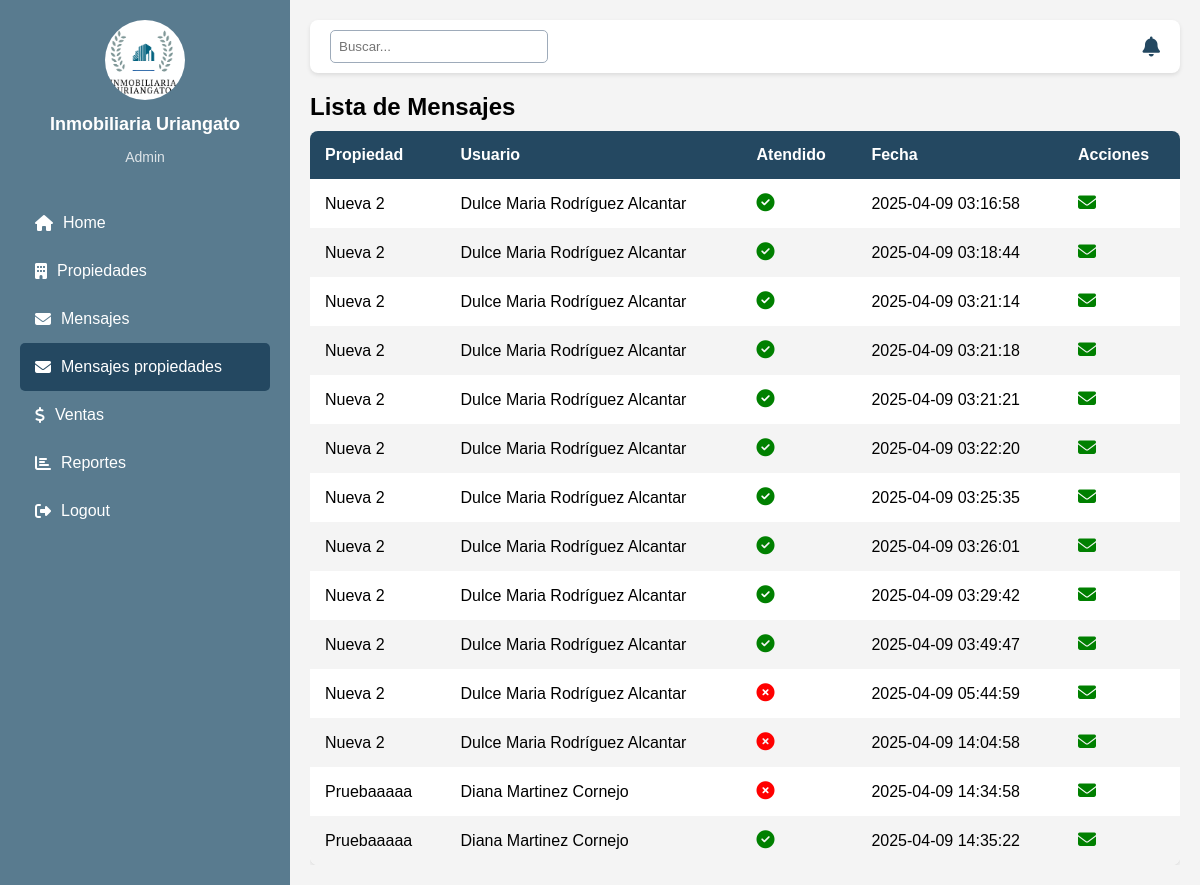
Page /Inmobiliaria/Admin/Mensajes_prop.php on the committed database.
### tables this page shows
CREATE TABLE `solicitudes_contacto_user` (
  `id` int(11) NOT NULL,
  `id_propiedad` int(11) NOT NULL,
  `id_usuario` int(11) NOT NULL,
  `fecha` timestamp NULL DEFAULT current_timestamp(),
  `respondido` tinyint(1) DEFAULT 0
);

CREATE TABLE `propiedades` (
  `id` int(11) NOT NULL,
  `titulo` varchar(255) NOT NULL,
  `descripcion` text NOT NULL,
  `tipo` varchar(50) NOT NULL,
  `precio` decimal(10,2) DEFAULT NULL,
  `ubicacion` varchar(255) DEFAULT NULL,
  `ancho` decimal(10,2) DEFAULT NULL,
  `largo` decimal(10,2) DEFAULT NULL,
  `area` float DEFAULT NULL,
  `num_habitaciones` int(11) DEFAULT NULL,
  `num_banos` int(11) DEFAULT NULL,
  `estacionamiento` int(11) DEFAULT NULL,
  `estado` enum('Disponible','Vendido','Rentado') DEFAULT NULL,
  `fecha_registro` timestamp NULL DEFAULT current_timestamp(),
  `id_usuario` int(11) DEFAULT NULL,
  `descuento` decimal(10,2) DEFAULT NULL
);

CREATE TABLE `usuarios` (
  `id` int(11) NOT NULL,
  `nombre` varchar(255) NOT NULL,
  `email` varchar(255) NOT NULL,
  `telefono` varchar(20) DEFAULT NULL,
  `contrasena` varchar(255) NOT NULL,
  `tipo` enum('admin','cliente') NOT NULL,
  `fecha_registro` timestamp NULL DEFAULT current_timestamp()
);

### Inmobiliaria/Admin/Mensajes_prop.php (the view, shortened to what this page needs)
<?php
include("../Datos/Conexion.php");
$sql = "SELECT
            s.id,
            s.id_propiedad,
            s.id_usuario,
            s.fecha,
            s.respondido,
            p.titulo AS propiedad_nombre,
            u.nombre AS usuario_nombre,
            u.telefono AS usuario_telefono
        FROM solicitudes_contacto_user s
        JOIN propiedades p ON s.id_propiedad = p.id
        JOIN usuarios u ON s.id_usuario = u.id";
$result = $conn->query($sql);
?>
<!DOCTYPE html>
<html lang="es">
<head>
    <link rel="stylesheet" href="css/propiedades.css">
    <link rel="stylesheet" href="https://cdnjs.cloudflare.com/ajax/libs/font-awesome/6.4.2/css/all.min.css">
</head>
<body>
    <aside class="sidebar">
        <div class="logo">
            <img src="../Vista/imgs/logo.png" alt="Inmobiliaria Uriangato">
            <h2>Inmobiliaria Uriangato</h2>
            <p>Admin</p>
        </div>
        <nav>
            <a href="Inicio.php" ><i class="fa fa-home"></i> Home</a>
            <a href="propiedades.php" class=""><i class="fa fa-building"></i> Propiedades</a>
            <a href="Mensaje.php" class=""><i class="fa fa-envelope"></i> Mensajes</a>
            <a href="Mensajes_prop.php" class="active"><i class="fa fa-envelope"></i> Mensajes propiedades</a>
            <a href="Ventas.php" class=""><i class="fa fa-dollar-sign"></i>Ventas</a>
            <a href="Reportes.php" class=""><i class="fa fa-chart-bar"></i>Reportes</a>
            <a href="../Datos/logout.php" class="logout"><i class="fa fa-sign-out-alt"></i> Logout</a>
        </nav>
    </aside>
    <main class="main-content">
        <header class="top-bar">
            <input type="text" placeholder="Buscar..." id="busquedaInput">
            <i class="fa fa-bell"></i>
        </header>
        <section class="lista-propiedades">
            <h2>Lista de Mensajes</h2>
            <div class="table-container">
            <table>
                <thead>
                    <tr>
                        <th>Propiedad</th>
                        <th>Usuario</th>
                        <th>Atendido</th>
                        <th>Fecha</th>
                        <th>Acciones</th>
                    </tr>
                </thead>
                <tbody class="tabla-mensajes">
    <?php
    while ($row = $result->fetch_assoc()) {
        echo "<tr>";
        echo "<td>".$row['propiedad_nombre']."</td>";
        echo "<td>".$row['usuario_nombre']."</td>";
        if ($row['respondido']) {
            $estado = "<i class='fa fa-check-circle' style='color:green; font-size:18px;' title='Respondido'></i>";
        } else {
            $estado = "<i class='fa fa-times-circle' style='color:red; font-size:18px;' title='No respondido'></i>";
        }
        echo "<td>$estado</td>";
        echo "<td>".$row['fecha']."</td>";
        $telefono = preg_replace('/[^0-9]/', '', $row['usuario_telefono']);
$link = "responder_user.php?id=".$row['id']."&telefono=$telefono&usuario=".$row['usuario_nombre']."&propiedad=".$row['propiedad_nombre'];
echo "<td>
        <a href='$link' class='fa fa-envelope' title='Enviar WhatsApp' target='_blank' style='color:green; font-size:18px;'></a>
      </td>";
        echo "</tr>";
    }
    ?>
</tbody>
            </table>
        </div>
        </section>
    </main>
</body>
</html>

### Inmobiliaria/Admin/css/propiedades.css (style rules this page uses)
:root { --azul-oscuro: #244861; --azul-claro: #597B8F; --gris: #9EABBA; --blanco: #ffffff; --fondo: #f4f4f4; }
body { font-family: "Montserrat", sans-serif; margin: 0; padding: 0; display: flex; background: var(--fondo); }
.sidebar { width: 250px; background: var(--azul-claro); color: var(--blanco); padding: 20px; min-height: 100vh; display: flex; flex-direction: column; align-items: center; }
.sidebar .logo { text-align: center; margin-bottom: 20px; }
.sidebar .logo img { width: 80px; border-radius: 50%; }
.sidebar h2 { font-size: 18px; margin: 10px 0; }
.sidebar p { font-size: 14px; opacity: 0.8; }
.sidebar nav { width: 100%; }
.sidebar nav a { display: block; color: var(--blanco); text-decoration: none; padding: 15px; font-size: 16px; display: flex; align-items: center; gap: 10px; }
.sidebar nav a:hover, .sidebar nav .active { background: var(--azul-oscuro); border-radius: 5px; }
.sidebar .logout { margin-top: auto; }
.main-content { flex: 1; padding: 20px; }
.top-bar { display: flex; justify-content: space-between; align-items: center; background: var(--blanco); padding: 10px 20px; border-radius: 8px; margin-bottom: 20px; box-shadow: 0 2px 4px rgba(0, 0, 0, 0.1); }
.top-bar input { padding: 8px; border: 1px solid var(--gris); border-radius: 5px; width: 200px; }
.top-bar i { font-size: 20px; color: var(--azul-oscuro); cursor: pointer; }
.lista-propiedades h2 { margin-bottom: 10px; }
.table-container { width: 100%; overflow-x: auto; }
table { min-width: 100%; border-collapse: collapse; background: var(--blanco); border-radius: 8px; overflow: hidden; box-shadow: 0 2px 4px rgba(0, 0, 0, 0.1); }
thead { background: var(--azul-oscuro); color: var(--blanco); }
th, td { padding: 15px; text-align: left; }
tr:nth-child(even) { background: var(--fondo); }
td i { font-size: 18px; margin-right: 10px; cursor: pointer; }
td a { text-decoration: none; }

### rows in the picture
solicitudes_contacto_user: id_propiedad.titulo "Nueva 2", id_usuario.nombre "Dulce Maria Rodríguez Alcantar", respondido 1 (drawn), fecha "2025-04-09 03:16:58"
solicitudes_contacto_user: id_propiedad.titulo "Nueva 2", id_usuario.nombre "Dulce Maria Rodríguez Alcantar", respondido 1 (drawn), fecha "2025-04-09 03:18:44"
solicitudes_contacto_user: id_propiedad.titulo "Nueva 2", id_usuario.nombre "Dulce Maria Rodríguez Alcantar", respondido 1 (drawn), fecha "2025-04-09 03:21:14"
solicitudes_contacto_user: id_propiedad.titulo "Nueva 2", id_usuario.nombre "Dulce Maria Rodríguez Alcantar", respondido 1 (drawn), fecha "2025-04-09 03:21:18"
solicitudes_contacto_user: id_propiedad.titulo "Nueva 2", id_usuario.nombre "Dulce Maria Rodríguez Alcantar", respondido 1 (drawn), fecha "2025-04-09 03:21:21"
solicitudes_contacto_user: id_propiedad.titulo "Nueva 2", id_usuario.nombre "Dulce Maria Rodríguez Alcantar", respondido 1 (drawn), fecha "2025-04-09 03:22:20"
solicitudes_contacto_user: id_propiedad.titulo "Nueva 2", id_usuario.nombre "Dulce Maria Rodríguez Alcantar", respondido 1 (drawn), fecha "2025-04-09 03:25:35"
solicitudes_contacto_user: id_propiedad.titulo "Nueva 2", id_usuario.nombre "Dulce Maria Rodríguez Alcantar", respondido 1 (drawn), fecha "2025-04-09 03:26:01"
solicitudes_contacto_user: id_propiedad.titulo "Nueva 2", id_usuario.nombre "Dulce Maria Rodríguez Alcantar", respondido 1 (drawn), fecha "2025-04-09 03:29:42"
solicitudes_contacto_user: id_propiedad.titulo "Nueva 2", id_usuario.nombre "Dulce Maria Rodríguez Alcantar", respondido 1 (drawn), fecha "2025-04-09 03:49:47"
solicitudes_contacto_user: id_propiedad.titulo "Nueva 2", id_usuario.nombre "Dulce Maria Rodríguez Alcantar", respondido 0 (drawn), fecha "2025-04-09 05:44:59"
solicitudes_contacto_user: id_propiedad.titulo "Nueva 2", id_usuario.nombre "Dulce Maria Rodríguez Alcantar", respondido 0 (drawn), fecha "2025-04-09 14:04:58"
solicitudes_contacto_user: id_propiedad.titulo "Pruebaaaaa", id_usuario.nombre "Diana Martinez Cornejo", respondido 0 (drawn), fecha "2025-04-09 14:34:58"
solicitudes_contacto_user: id_propiedad.titulo "Pruebaaaaa", id_usuario.nombre "Diana Martinez Cornejo", respondido 1 (drawn), fecha "2025-04-09 14:35:22"
